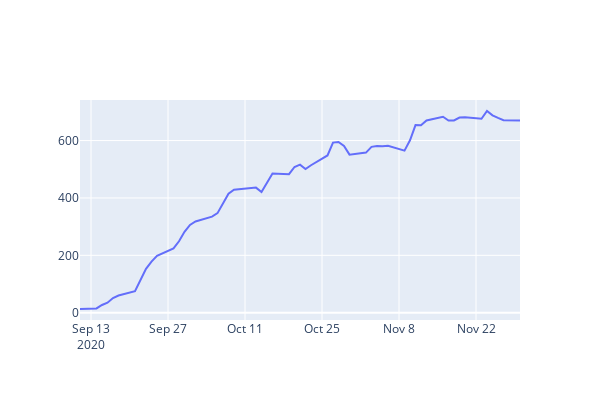

This figure's notebook cell:
### Code cell
selection = ['current_schools_w_cases', 'cumulative_school_related_cases', 'cumulative_school_related_student_cases', 'cumulative_school_related_staff_cases']

fig = go.Figure([go.Scatter(x=df['reported_date'], y=df['current_schools_w_cases'])])
fig.update_layout(width = 600, height = 400)
fig.show()

### Figure 1 — Plotly figure (JSON) as saved in the notebook; plotly's stock layout.template omitted (floating-point values rounded to 4 significant figures)
{"data": [{"type": "scatter", "x": ["2020-09-11", "2020-09-14", "2020-09-15", "2020-09-16", "2020-09-17", "2020-09-18", "2020-09-21", "2020-09-22", "2020-09-23", "2020-09-24", "2020-09-25", "2020-09-28", "2020-09-29", "2020-09-30", "2020-10-01", "2020-10-02", "2020-10-05", "2020-10-06", "2020-10-07", "2020-10-08", "2020-10-09", "2020-10-13", "2020-10-14", "2020-10-15", "2020-10-16", "2020-10-19", "2020-10-20", "2020-10-21", "2020-10-22", "2020-10-23", "2020-10-26", "2020-10-27", "2020-10-28", "2020-10-29", "2020-10-30", "2020-11-02", "2020-11-03", "2020-11-04", "2020-11-05", "2020-11-06", "2020-11-09", "2020-11-10", "2020-11-11", "2020-11-12", "2020-11-13", "2020-11-16", "2020-11-17", "2020-11-18", "2020-11-19", "2020-11-20", "2020-11-23", "2020-11-24", "2020-11-25", "2020-11-26", "2020-11-27", "2020-11-30"], "y": [13, 15, 27, 35, 51, 60, 75, 116, 153, 178, 198, 224, 249, 282, 306, 318, 335, 347, 379, 415, 429, 436, 421, 451, 485, 483, 508, 516, 501, 514, 548, 593, 595, 581, 551, 558, 578, 581, 580, 582, 565, 601, 654, 653, 670, 683, 670, 670, 680, 681, 676, 703, 688, 679, 671, 670]}], "layout": {"height": 400, "width": 600, "xaxis": {"autorange": true, "range": ["2020-09-11", "2020-11-30"], "type": "date"}, "yaxis": {"autorange": true, "range": [-25.33, 741.3], "type": "linear"}}}
